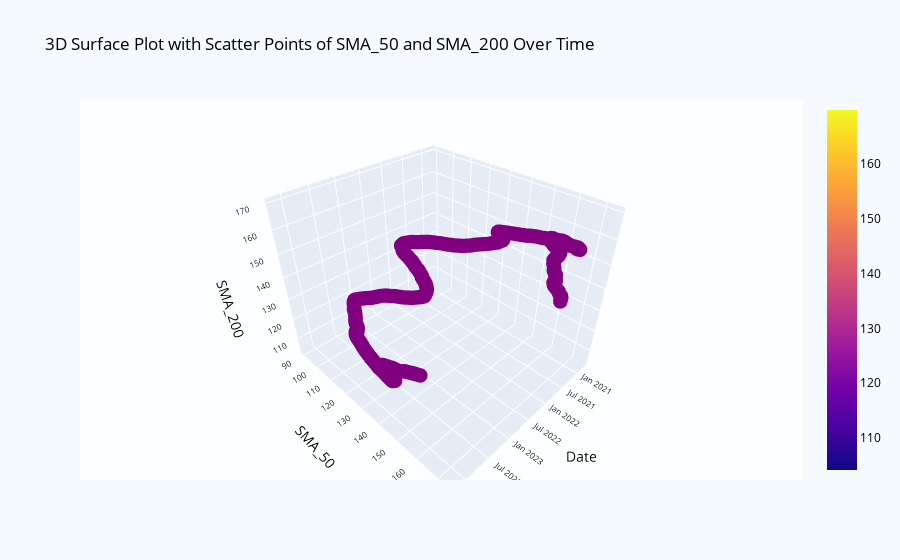
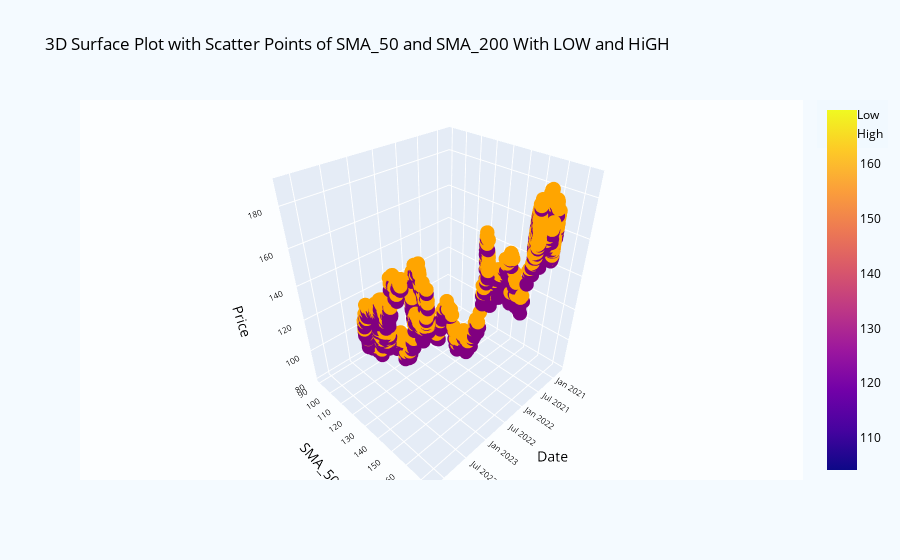
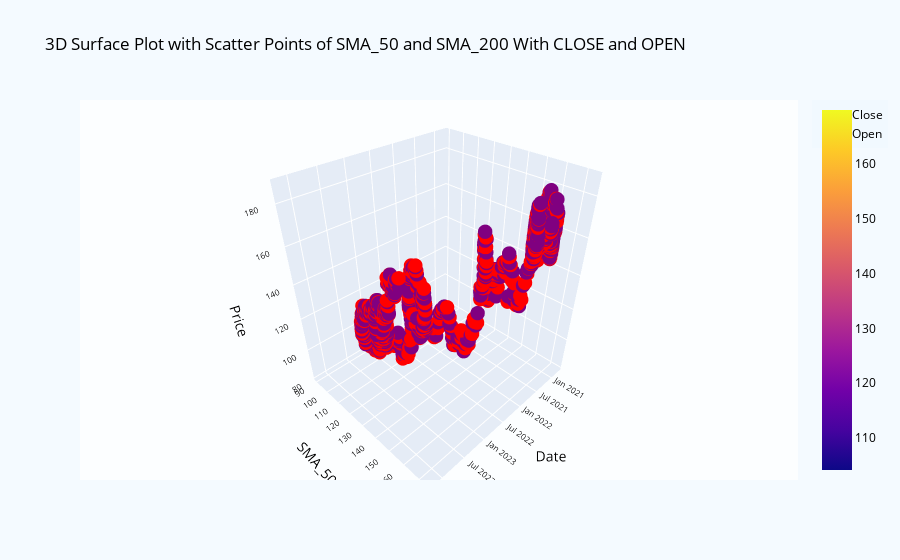

These figures' notebook cell, in order:
### Markdown cell above
<style>
    @keyframes glowing {
        0% {
            border-color: purple;
            box-shadow: 0 0 10px purple;
        }
        50% {
            border-color: #a55edf;
            box-shadow: 0 0 20px #a55edf;
        }
        100% {
            border-color: purple;
            box-shadow: 0 0 10px purple;
        }
    }

    @keyframes sparkling {
        0% {
            color: white;
            text-shadow: 0 0 5px rgba(255, 255, 255, 0.5);
        }
        50% {
            color: purple;
            text-shadow: 0 0 15px rgba(255, 204, 0, 0.8);
        }
        100% {
            color: white;
            text-shadow: 0 0 5px rgba(255, 255, 255, 0.5);
        }
    }
</style>

<h2 style="font-family:cursive; font-size:24px; padding:8px 16px; border-radius:98px 40px 160px 8px; border-left:8px solid purple ; font-weight:bold; text-shadow: 2px 2px 5px rgba(0, 0, 0, 0.5); color:purple; animation: glowing 3s infinite;"> 3.2 ➤  3D Surface plots <span style="color:purple ; font-style: italic; animation: sparkling;"> </span></h2>

### Code cell
#  3D surface plot
fig = go.Figure()

# Add surface plot
fig.add_trace(go.Surface(x=df['Date'], y=df['SMA_50'], z=df['SMA_200'], name='Surface'))

# Add scatter plot
fig.add_trace(go.Scatter3d(x=df['Date'], y=df['SMA_50'], z=df['SMA_200'], mode='markers', name='Data Points', 
                           marker=dict(size=5, color='purple')))

# Update layout
fig.update_layout(
    title='3D Surface Plot with Scatter Points of SMA_50 and SMA_200 Over Time',
    scene=dict(
        xaxis_title='Date',
        yaxis_title='SMA_50',
        zaxis_title='SMA_200',
        xaxis=dict(tickfont=dict(size=10, color='black')),
        yaxis=dict(tickfont=dict(size=10, color='black')),
        zaxis=dict(tickfont=dict(size=10, color='black')),
        bgcolor='rgba(240, 240, 240, 0.7)',  # Adjust scene background color and opacity
    ),
    plot_bgcolor='rgba(240, 240, 240, 0.7)',  # Adjust plot background color and opacity
    paper_bgcolor='rgba(240, 248, 255, 0.7)',  # Adjust paper background color and opacity
    font=dict(color='black')
)

# Show plot
fig.show()


#  3D surface plot
fig = go.Figure()

# Add surface plot
fig.add_trace(go.Surface(x=df['Date'], y=df['SMA_50'], z=df['SMA_200'], name='Surface'))

# Add scatter points for Low, High, Close, and Open prices
fig.add_trace(go.Scatter3d(x=df['Date'], y=df['SMA_50'], z=df['Low'], mode='markers', name='Low', marker=dict(size=5, color='purple')))
fig.add_trace(go.Scatter3d(x=df['Date'], y=df['SMA_50'], z=df['High'], mode='markers', name='High', marker=dict(size=5, color='orange')))


# Update layout
fig.update_layout(
    title='3D Surface Plot with Scatter Points of SMA_50 and SMA_200 With LOW and HiGH ',
    scene=dict(
        xaxis_title='Date',
        yaxis_title='SMA_50',
        zaxis_title='Price',
        xaxis=dict(tickfont=dict(size=10, color='black')),
        yaxis=dict(tickfont=dict(size=10, color='black')),
        zaxis=dict(tickfont=dict(size=10, color='black')),
        bgcolor='rgba(240, 240, 240, 0.7)',  # Adjust scene background color and opacity
    ),
    plot_bgcolor='rgba(240, 240, 240, 0.7)',  # Adjust plot background color and opacity
    paper_bgcolor='rgba(240, 248, 255, 0.7)',  # Adjust paper background color and opacity
    font=dict(color='black')
)

# Show plot
fig.show()

#  3D surface plot
fig = go.Figure()

# Add surface plot
fig.add_trace(go.Surface(x=df['Date'], y=df['SMA_50'], z=df['SMA_200'], name='Surface'))

# Add scatter points for Low, High, Close, and Open prices

fig.add_trace(go.Scatter3d(x=df['Date'], y=df['SMA_50'], z=df['Close'], mode='markers', name='Close', marker=dict(size=5, color='red')))
fig.add_trace(go.Scatter3d(x=df['Date'], y=df['SMA_50'], z=df['Open'], mode='markers', name='Open', marker=dict(size=5, color='purple')))

# Update layout
fig.update_layout(
    title='3D Surface Plot with Scatter Points of SMA_50 and SMA_200 With CLOSE and OPEN ',
    scene=dict(
        xaxis_title='Date',
        yaxis_title='SMA_50',
        zaxis_title='Price',
        xaxis=dict(tickfont=dict(size=10, color='black')),
        yaxis=dict(tickfont=dict(size=10, color='black')),
        zaxis=dict(tickfont=dict(size=10, color='black')),
        bgcolor='rgba(240, 240, 240, 0.7)',  # Adjust scene background color and opacity
    ),
    plot_bgcolor='rgba(240, 240, 240, 0.7)',  # Adjust plot background color and opacity
    paper_bgcolor='rgba(240, 248, 255, 0.7)',  # Adjust paper background color and opacity
    font=dict(color='black')
)

# Show plot
fig.show()

### Figure 1 — Plotly figure (JSON) as saved in the notebook; plotly's stock layout.template omitted (floating-point values rounded to 4 significant figures; data arrays with more than 128 entries replaced by an {"elided": "..."} marker saying what was removed)
{"data": [{"name": "Surface", "type": "surface", "x": {"elided": "848 str values"}, "y": {"elided": "848 float values"}, "z": {"elided": "848 float values"}}, {"marker": {"color": "purple", "size": 5}, "mode": "markers", "name": "Data Points", "type": "scatter3d", "x": {"elided": "848 str values"}, "y": {"elided": "848 float values"}, "z": {"elided": "848 float values"}}], "layout": {"font": {"color": "black"}, "paper_bgcolor": "rgba(240, 248, 255, 0.7)", "plot_bgcolor": "rgba(240, 240, 240, 0.7)", "scene": {"bgcolor": "rgba(240, 240, 240, 0.7)", "xaxis": {"tickfont": {"color": "black", "size": 10}, "title": {"text": "Date"}}, "yaxis": {"tickfont": {"color": "black", "size": 10}, "title": {"text": "SMA_50"}}, "zaxis": {"tickfont": {"color": "black", "size": 10}, "title": {"text": "SMA_200"}}}, "title": {"text": "3D Surface Plot with Scatter Points of SMA_50 and SMA_200 Over Time"}}}

### Figure 2 — Plotly figure (JSON) as saved in the notebook; plotly's stock layout.template omitted (floating-point values rounded to 4 significant figures; data arrays with more than 128 entries replaced by an {"elided": "..."} marker saying what was removed)
{"data": [{"name": "Surface", "type": "surface", "x": {"elided": "848 str values"}, "y": {"elided": "848 float values"}, "z": {"elided": "848 float values"}}, {"marker": {"color": "purple", "size": 5}, "mode": "markers", "name": "Low", "type": "scatter3d", "x": {"elided": "848 str values"}, "y": {"elided": "848 float values"}, "z": {"elided": "848 float values"}}, {"marker": {"color": "orange", "size": 5}, "mode": "markers", "name": "High", "type": "scatter3d", "x": {"elided": "848 str values"}, "y": {"elided": "848 float values"}, "z": {"elided": "848 float values"}}], "layout": {"font": {"color": "black"}, "paper_bgcolor": "rgba(240, 248, 255, 0.7)", "plot_bgcolor": "rgba(240, 240, 240, 0.7)", "scene": {"bgcolor": "rgba(240, 240, 240, 0.7)", "xaxis": {"tickfont": {"color": "black", "size": 10}, "title": {"text": "Date"}}, "yaxis": {"tickfont": {"color": "black", "size": 10}, "title": {"text": "SMA_50"}}, "zaxis": {"tickfont": {"color": "black", "size": 10}, "title": {"text": "Price"}}}, "title": {"text": "3D Surface Plot with Scatter Points of SMA_50 and SMA_200 With LOW and HiGH "}}}

### Figure 3 — Plotly figure (JSON) as saved in the notebook; plotly's stock layout.template omitted (floating-point values rounded to 4 significant figures; data arrays with more than 128 entries replaced by an {"elided": "..."} marker saying what was removed)
{"data": [{"name": "Surface", "type": "surface", "x": {"elided": "848 str values"}, "y": {"elided": "848 float values"}, "z": {"elided": "848 float values"}}, {"marker": {"color": "red", "size": 5}, "mode": "markers", "name": "Close", "type": "scatter3d", "x": {"elided": "848 str values"}, "y": {"elided": "848 float values"}, "z": {"elided": "848 float values"}}, {"marker": {"color": "purple", "size": 5}, "mode": "markers", "name": "Open", "type": "scatter3d", "x": {"elided": "848 str values"}, "y": {"elided": "848 float values"}, "z": {"elided": "848 float values"}}], "layout": {"font": {"color": "black"}, "paper_bgcolor": "rgba(240, 248, 255, 0.7)", "plot_bgcolor": "rgba(240, 240, 240, 0.7)", "scene": {"bgcolor": "rgba(240, 240, 240, 0.7)", "xaxis": {"tickfont": {"color": "black", "size": 10}, "title": {"text": "Date"}}, "yaxis": {"tickfont": {"color": "black", "size": 10}, "title": {"text": "SMA_50"}}, "zaxis": {"tickfont": {"color": "black", "size": 10}, "title": {"text": "Price"}}}, "title": {"text": "3D Surface Plot with Scatter Points of SMA_50 and SMA_200 With CLOSE and OPEN "}}}
